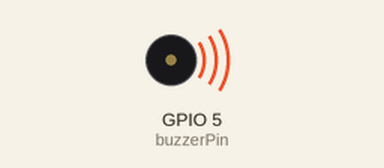
A sketch run on a simulated ESP32. Parts: buzzer (waves = sounding).

Above: at 0.2 s.
At 3.5 s:
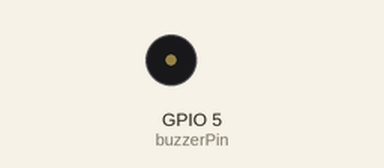
Timing chart, 0 to 4.6 s (numbered marks = the images above):
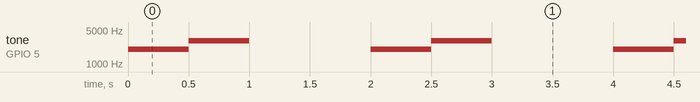

The sketch:

buzzertest.ino
```cpp
const int buzzerPin = 5; // Pin D5

void setup() {
  // Setup saluran PWM untuk buzzer (Khusus ESP32)
  ledcAttach(buzzerPin, 2000, 8); // pin, freq, resolution
}

void loop() {
  // Bunyi Nada 1 (2000 Hz)
  ledcWriteTone(buzzerPin, 2000);
  delay(500);

  // Bunyi Nada 2 (3000 Hz)
  ledcWriteTone(buzzerPin, 3000);
  delay(500);

  // Matikan
  ledcWriteTone(buzzerPin, 0);
  delay(1000);
}
```

Measured:
- by itself, tone on GPIO 5 (buzzerPin): repeats every 2.0 s: 3000 Hz 0.50 s, silent 1.0 s, 2000 Hz 0.50 s
